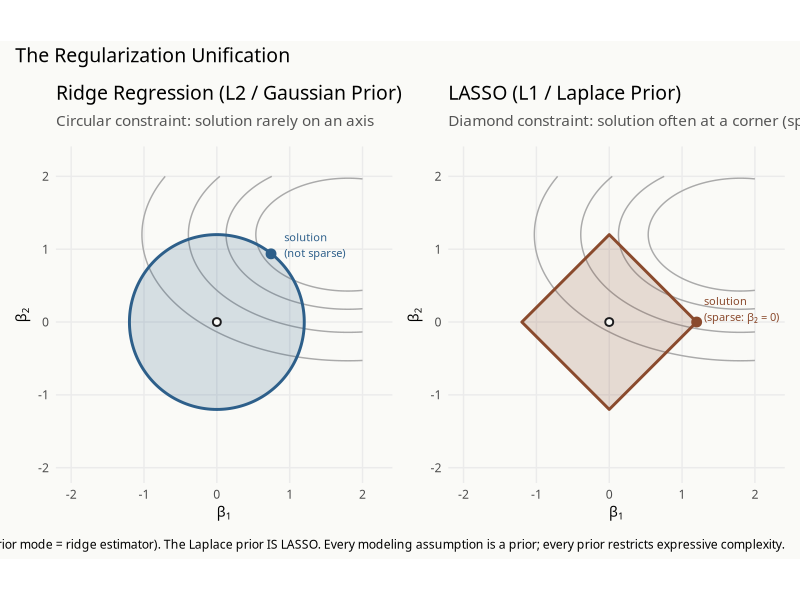
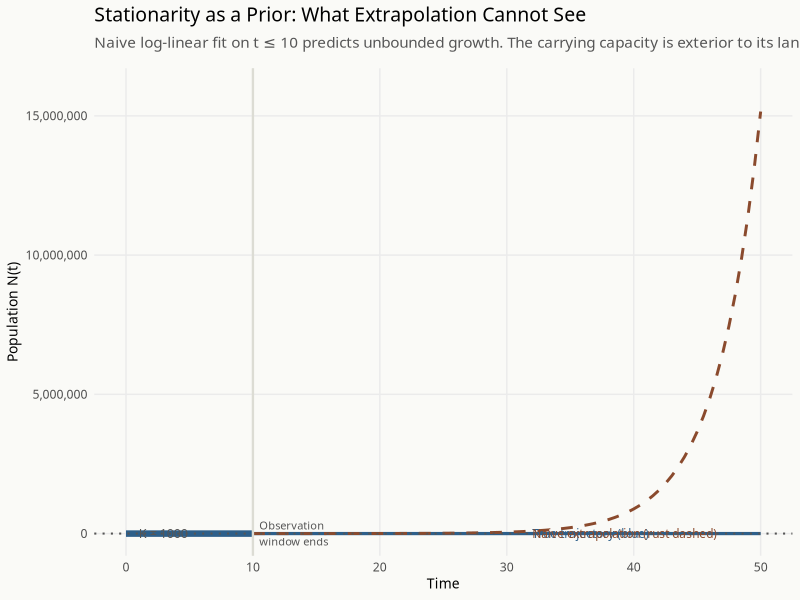
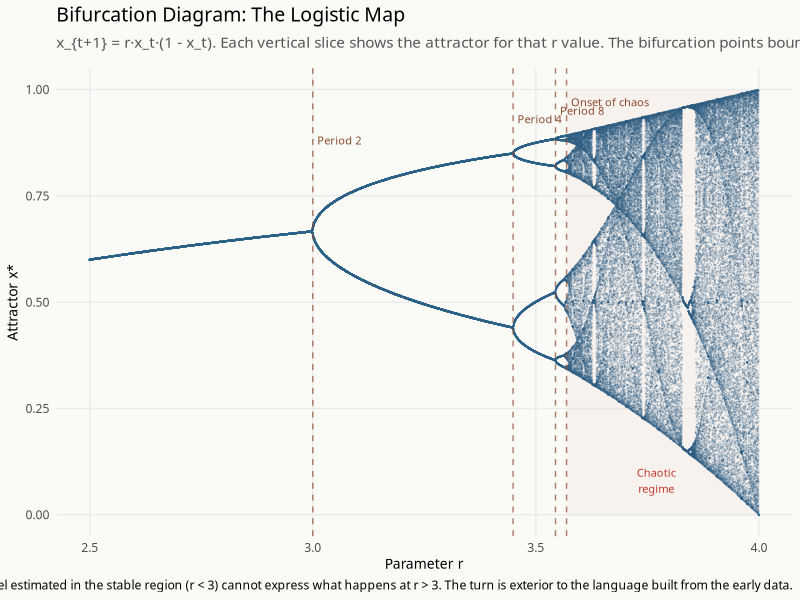
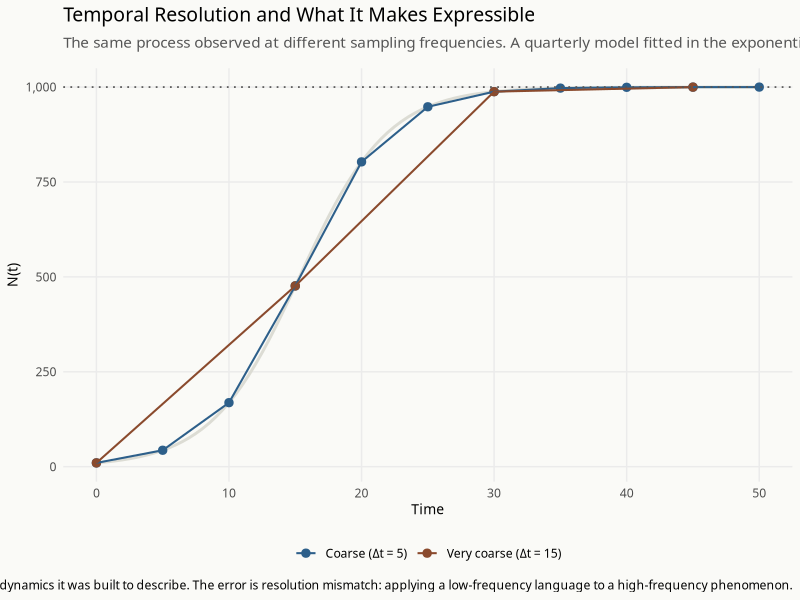
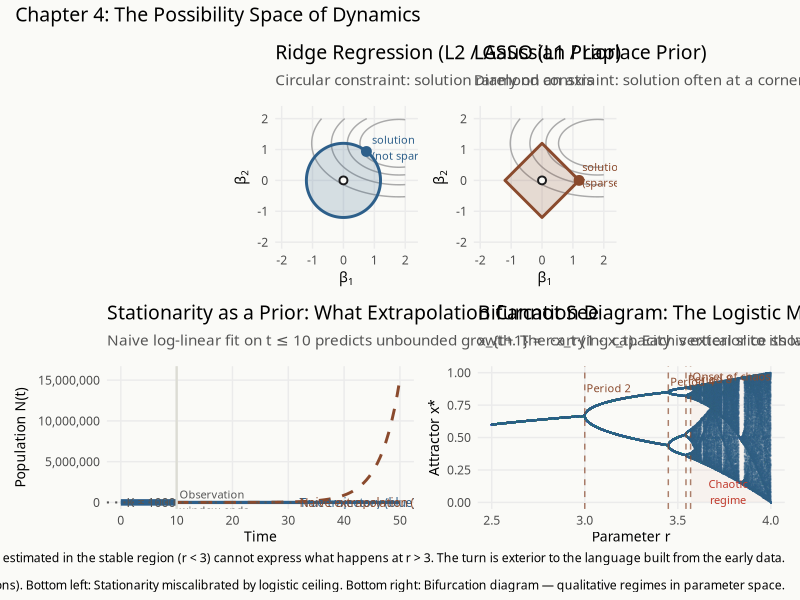

Reproduce these figures in R, in order.
# =============================================================================
# Agent-Based Modeling for Statisticians
# JSM Short Course — Chapter 4: The Possibility Space of Dynamics
#
# This script illustrates the philosophical arguments of the course's
# concluding chapter with R visualizations. There is almost no new modeling
# apparatus — the tools here are in service of an argument about what all
# the preceding models share, and what that implies for how statisticians
# should think about the scope of any model's conclusions.
#
# Three visualizations:
#   1. Regularization unification: ridge (L2) and LASSO (L1) penalty geometry
#      as Gaussian and Laplace priors — the same restriction, three descriptions.
#   2. Stationarity as a prior: logistic growth with a naive extrapolation
#      that cannot see the carrying capacity.
#   3. Bifurcation diagram of the logistic map: the possibility space
#      visible in the parameter dimension.
#
# Author: John Lynham
# Course: Agent-Based Modeling for Statisticians, JSM 2025
# =============================================================================


# =============================================================================
# SETUP
# =============================================================================

library(tidyverse)   # data manipulation and ggplot2
library(deSolve)     # ODE solver (logistic growth)
library(patchwork)   # compositing multiple ggplot2 panels


# Custom theme (self-contained)
course_theme <- theme_minimal(base_family = "Source Serif 4") +
  theme(
    plot.title       = element_text(family = "Raleway", face = "plain",
                                    size = 14, margin = margin(b = 8)),
    plot.subtitle    = element_text(family = "Source Serif 4", size = 11,
                                    color = "#555555", margin = margin(b = 12)),
    axis.title       = element_text(family = "Source Serif 4", size = 10),
    legend.position  = "bottom",
    panel.grid.minor = element_blank(),
    plot.background  = element_rect(fill = "#FAFAF7", color = NA)
  )

theme_set(course_theme)


# =============================================================================
# SECTION 4.2: THE REGULARIZATION UNIFICATION
# =============================================================================
# A Gaussian prior on regression coefficients produces ridge regression exactly.
# A Laplace prior produces LASSO exactly. These are not analogies — they are
# the same constraint written in two languages.
#
# The geometry makes this concrete: on a 2D coefficient plane, the feasible
# region defined by an L2 penalty (||beta||_2 <= t) is a disk (Gaussian prior
# contours); the feasible region defined by an L1 penalty (||beta||_1 <= t)
# is a diamond (Laplace prior contours). The L1 diamond has corners on the axes,
# which is why LASSO produces sparse solutions — the constraint is more likely
# to touch the loss contours at a corner, where one coefficient is zero.
#
# This is not a new observation. But naming it — every modeling assumption is
# a prior, every prior restricts expressive complexity — is the bridge from
# the statistical toolbox to the ABM framework.

# Build a grid of (beta1, beta2) values for visualizing penalty contours

beta_grid <- expand.grid(
  beta1 = seq(-2, 2, length.out = 300),
  beta2 = seq(-2, 2, length.out = 300)
) %>%
  as_tibble() %>%
  mutate(
    l1_norm = abs(beta1) + abs(beta2),     # L1 (LASSO / Laplace prior)
    l2_norm = sqrt(beta1^2 + beta2^2),     # L2 (Ridge / Gaussian prior)
    # Posterior density contours for visualization
    # Gaussian prior: log-density proportional to -lambda * (beta1^2 + beta2^2)
    log_gaussian = -(beta1^2 + beta2^2),
    # Laplace prior: log-density proportional to -lambda * (|beta1| + |beta2|)
    log_laplace  = -(abs(beta1) + abs(beta2))
  )

# Constraint boundary values (penalty budget)
# These define the feasible sets for ridge and LASSO at the same "budget" t
t_ridge <- 1.2   # L2 constraint: ||beta||_2 <= t_ridge (disk)
t_lasso <- 1.2   # L1 constraint: ||beta||_1 <= t_lasso (diamond)

# Build the constraint boundary curves explicitly
# Ridge (L2): a circle of radius t_ridge
theta_seq <- seq(0, 2 * pi, length.out = 500)
ridge_boundary <- tibble(
  beta1 = t_ridge * cos(theta_seq),
  beta2 = t_ridge * sin(theta_seq),
  type  = "Ridge (L2 / Gaussian prior)"
)

# LASSO (L1): a diamond (rotated square) with vertices at (+/-t_lasso, 0) and (0, +/-t_lasso)
# Parameterize using the L1 unit ball corners
lasso_boundary <- tibble(
  beta1 = c( t_lasso,  0,        -t_lasso,  0,         t_lasso),
  beta2 = c( 0,        t_lasso,   0,        -t_lasso,   0),
  type  = "LASSO (L1 / Laplace prior)"
)

# Construct a hypothetical loss function (OLS sum-of-squares ellipse)
# centered away from origin to make the geometry visible
# Loss: (beta1 - 1.8)^2 / 0.4 + (beta2 - 1.2)^2 / 0.15
beta_grid <- beta_grid %>%
  mutate(
    loss = (beta1 - 1.8)^2 / 0.4 + (beta2 - 1.2)^2 / 0.15
  )

# Loss contour values for display
loss_levels <- c(4, 7, 12, 20)

# -- Ridge plot --
p_ridge <- ggplot() +
  # Loss function contours (the OLS ellipses)
  geom_contour(
    data    = beta_grid,
    mapping = aes(x = beta1, y = beta2, z = loss),
    breaks  = loss_levels,
    color   = "#AAAAAA",
    linewidth = 0.5
  ) +
  # Ridge constraint: filled disk
  geom_polygon(
    data    = ridge_boundary,
    mapping = aes(x = beta1, y = beta2),
    fill    = "#2D5F8A",
    alpha   = 0.18,
    color   = "#2D5F8A",
    linewidth = 1.0
  ) +
  # Mark origin (the "all-zero" solution)
  annotate("point", x = 0, y = 0, size = 2, shape = 21,
           fill = "#FAFAF7", color = "#1C1C1E", stroke = 1) +
  # The solution (where the constraint boundary touches the innermost loss contour)
  # For ridge: the tangency point is typically NOT on an axis
  annotate("point", x = t_ridge * 0.62, y = t_ridge * 0.78, size = 3,
           color = "#2D5F8A") +
  annotate("text",  x = t_ridge * 0.62 + 0.18, y = t_ridge * 0.78 + 0.12,
           label = "solution\n(not sparse)", hjust = 0,
           family = "Source Serif 4", size = 2.8, color = "#2D5F8A") +
  coord_equal(xlim = c(-2, 2.2), ylim = c(-2, 2.2)) +
  labs(
    title    = "Ridge Regression (L2 / Gaussian Prior)",
    subtitle = "Circular constraint: solution rarely on an axis",
    x        = expression(beta[1]),
    y        = expression(beta[2])
  )

# -- LASSO plot --
p_lasso <- ggplot() +
  # Loss function contours
  geom_contour(
    data    = beta_grid,
    mapping = aes(x = beta1, y = beta2, z = loss),
    breaks  = loss_levels,
    color   = "#AAAAAA",
    linewidth = 0.5
  ) +
  # LASSO constraint: diamond
  geom_polygon(
    data    = lasso_boundary,
    mapping = aes(x = beta1, y = beta2),
    fill    = "#8A4A2D",
    alpha   = 0.18,
    color   = "#8A4A2D",
    linewidth = 1.0
  ) +
  annotate("point", x = 0, y = 0, size = 2, shape = 21,
           fill = "#FAFAF7", color = "#1C1C1E", stroke = 1) +
  # The LASSO solution tends to land at a corner (one coefficient = 0)
  annotate("point", x = t_lasso, y = 0, size = 3, color = "#8A4A2D") +
  annotate("text",  x = t_lasso + 0.1, y = 0.18,
           label = "solution\n(sparse: β₂ = 0)", hjust = 0,
           family = "Source Serif 4", size = 2.8, color = "#8A4A2D") +
  coord_equal(xlim = c(-2, 2.2), ylim = c(-2, 2.2)) +
  labs(
    title    = "LASSO (L1 / Laplace Prior)",
    subtitle = "Diamond constraint: solution often at a corner (sparsity)",
    x        = expression(beta[1]),
    y        = expression(beta[2])
  )

p_regularization <- p_ridge + p_lasso +
  plot_annotation(
    title   = "The Regularization Unification",
    caption = paste0(
      "The Gaussian prior IS ridge regression (posterior mode = ridge estimator). ",
      "The Laplace prior IS LASSO. ",
      "Every modeling assumption is a prior; every prior restricts expressive complexity."
    )
  )

print(p_regularization)


# =============================================================================
# SECTION 4.3: STATIONARITY AS A PRIOR — THE LOGISTIC GROWTH FAILURE
# =============================================================================
# Stationarity is a prior. It asserts that the spectral structure of the
# data-generating process is stable across time — that the past is informative
# about the future in a particular strong sense. When the system is capable
# of bifurcation, this prior is miscalibrated in exactly the way a Gaussian
# prior is miscalibrated when the true signal is sparse: the language simply
# does not have the words for what is about to happen.
#
# The logistic growth example makes this concrete. A process in its
# exponential phase looks like unbounded growth to any stationary time series
# model. The carrying capacity is exterior to the model's language — not
# uncertain, not unestimated, but grammatically forbidden by the stationarity
# assumption.

set.seed(2025)   # seed before any stochastic draws

K  <- 1000   # carrying capacity (the ceiling the naive model cannot see)
r  <- 0.3    # intrinsic growth rate
N0 <- 10     # initial population size

# Time grid for full logistic trajectory
times_logistic <- seq(0, 50, by = 0.5)

# Analytic solution: N(t) = K / (1 + ((K - N0)/N0) * exp(-r*t))
# No need for ODE solver here — the logistic has a closed form.
N_logistic <- K / (1 + ((K - N0) / N0) * exp(-r * times_logistic))

logistic_df <- tibble(t = times_logistic, N = N_logistic, source = "True trajectory")


# "Observe" only the first 10 time units (the exponential phase).
# In this window the growth looks linear on a log scale, and the carrying
# capacity is invisible — it has not yet constrained the dynamics.
obs_window <- 10
obs_df     <- filter(logistic_df, t <= obs_window)

cat("Logistic growth — observed window (t <= ", obs_window, "):\n")
cat("  Min N: ", round(min(obs_df$N), 1), "\n")
cat("  Max N: ", round(max(obs_df$N), 1), "\n")
cat("  As fraction of K:", round(max(obs_df$N) / K, 3), "\n")
# The system has barely begun to decelerate — a stationary log-linear model
# will estimate strong exponential growth and extrapolate accordingly.


# Fit a log-linear (exponential) model to the observed window.
# This is the stationarity assumption made explicit: the growth rate
# in the observed window will continue indefinitely.
lm_fit <- lm(log(N) ~ t, data = obs_df)

cat("\nLog-linear fit on observed window:\n")
cat("  Intercept (log scale): ", round(coef(lm_fit)[1], 4), "\n")
cat("  Slope (growth rate):   ", round(coef(lm_fit)[2], 4), "\n")
cat("  True r:                ", r, "\n")
# The estimated growth rate will be close to r — but the model has no
# mechanism to know that growth will stop.


# Generate predictions from the naive model beyond the observation window
pred_times <- seq(obs_window, max(times_logistic), by = 0.5)
pred_df    <- tibble(
  t      = pred_times,
  # exp() converts from log scale back to original scale
  N      = exp(predict(lm_fit, newdata = tibble(t = pred_times))),
  source = "Naive extrapolation (stationarity assumption)"
)


# Combine for plotting
plot_df <- bind_rows(
  logistic_df,
  obs_df %>% mutate(source = "Observed window"),
  pred_df
) %>%
  mutate(
    source = factor(source, levels = c(
      "True trajectory",
      "Observed window",
      "Naive extrapolation (stationarity assumption)"
    ))
  )

# Vertical line marking end of observation window
p_logistic <- ggplot() +
  # True trajectory
  geom_line(
    data    = filter(plot_df, source == "True trajectory"),
    mapping = aes(x = t, y = N),
    color   = "#2D5F8A",
    linewidth = 1.1
  ) +
  # Observed data (thick, solid)
  geom_line(
    data      = filter(plot_df, source == "Observed window"),
    mapping   = aes(x = t, y = N),
    color     = "#2D5F8A",
    linewidth = 2.2
  ) +
  # Naive extrapolation (dashed rust)
  geom_line(
    data      = filter(plot_df, source == "Naive extrapolation (stationarity assumption)"),
    mapping   = aes(x = t, y = N),
    color     = "#8A4A2D",
    linewidth  = 1.0,
    linetype   = "dashed"
  ) +
  # Horizontal line at carrying capacity K
  geom_hline(yintercept = K, linetype = "dotted",
             color = "#555555", linewidth = 0.7) +
  annotate("text", x = 1, y = K + 30, label = paste0("K = ", K),
           hjust = 0, family = "Source Serif 4", size = 3.2, color = "#555555") +
  # Vertical line at observation cutoff
  geom_vline(xintercept = obs_window, linetype = "solid",
             color = "#DCDCD4", linewidth = 0.8) +
  annotate("text", x = obs_window + 0.5, y = 80, label = "Observation\nwindow ends",
           hjust = 0, family = "Source Serif 4", size = 2.8, color = "#555555") +
  # Manual legend via annotate
  annotate("text", x = 32, y = 750,
           label = "True trajectory (blue)", hjust = 0,
           family = "Source Serif 4", size = 3, color = "#2D5F8A") +
  annotate("text", x = 32, y = 690,
           label = "Naive extrapolation (rust dashed)", hjust = 0,
           family = "Source Serif 4", size = 3, color = "#8A4A2D") +
  scale_y_continuous(limits = c(0, max(pred_df$N) * 1.05),
                     labels = scales::label_comma()) +
  labs(
    title    = "Stationarity as a Prior: What Extrapolation Cannot See",
    subtitle = paste0(
      "Naive log-linear fit on t ≤ ", obs_window,
      " predicts unbounded growth. The carrying capacity is exterior to its language."
    ),
    x = "Time",
    y = "Population N(t)"
  )

print(p_logistic)


# =============================================================================
# SECTION 4.4: BIFURCATION DIAGRAM — THE POSSIBILITY SPACE
# =============================================================================
# The logistic map x_{t+1} = r * x_t * (1 - x_t) is perhaps the canonical
# example of how a simple rule produces qualitatively different dynamics
# depending on a single parameter. For r in [1, 3]: stable fixed point.
# For r in (3, 3.45): period-2 oscillation. Then period-4, period-8...
# then chaos. The system does not merely change quantitatively — it
# changes regime. The bifurcation points are the boundaries of the
# possibility space.
#
# This is the spatial analogue of the mean-field failure: just as network
# topology is exterior to the ODE's language, regime change is exterior to
# a stationarity prior. A time series model estimated in the stable region
# cannot express what happens at the bifurcation.

# Iterate the logistic map for each r value to find its attractor(s).
# The standard approach: discard n_burn transient iterations (burn-in),
# then collect n_collect steady-state values.

logistic_map_attractor <- function(r_val,
                                    n_burn    = 1000,  # iterations to discard (transient)
                                    n_collect = 200) { # iterations to keep (attractor)

  x <- 0.5   # starting value (arbitrary interior point)

  # Burn-in: let transients die out
  for (i in seq_len(n_burn)) {
    x <- r_val * x * (1 - x)
  }

  # Collect attractor points
  xs <- numeric(n_collect)
  for (i in seq_len(n_collect)) {
    x    <- r_val * x * (1 - x)
    xs[i] <- x
  }

  # Return a tibble: r value paired with all collected x values
  tibble(r = r_val, x = xs)
}

# Sweep r from 2.5 to 4.0
# - [2.5, 3.0]: stable fixed point (single attractor)
# - (3.0, 3.45): period-2 oscillation (two attractor points)
# - (3.45, 3.54): period-4
# - ... period-doubling cascade to chaos
# - (3.57, 4.0): chaotic regime (with windows of order)

set.seed(2025)   # seed before iteration (not stochastic here, but for reproducibility)

r_vals        <- seq(2.5, 4.0, length.out = 1200)   # fine grid over r
bifurcation_df <- map_dfr(r_vals, logistic_map_attractor)

# Annotate the key bifurcation thresholds
bifurcation_thresholds <- tibble(
  r_val = c(3.0, 3.449, 3.544, 3.5688),
  label = c("Period 2", "Period 4", "Period 8", "Onset of chaos"),
  y_pos = c(0.88, 0.93, 0.95, 0.97)   # vertical position for labels
)

p_bifurcation <- ggplot(bifurcation_df, aes(x = r, y = x)) +
  geom_point(size = 0.05, alpha = 0.15, color = "#2D5F8A") +
  # Vertical lines at bifurcation thresholds
  geom_vline(
    data    = bifurcation_thresholds,
    mapping = aes(xintercept = r_val),
    color   = "#8A4A2D",
    linewidth = 0.5,
    linetype = "dashed",
    alpha    = 0.7
  ) +
  # Labels at bifurcation thresholds
  geom_text(
    data    = bifurcation_thresholds,
    mapping = aes(x = r_val + 0.01, y = y_pos, label = label),
    hjust   = 0,
    size    = 2.8,
    family  = "Source Serif 4",
    color   = "#8A4A2D"
  ) +
  # Shade the chaotic region
  annotate("rect",
           xmin = 3.57, xmax = 4.0,
           ymin = 0,    ymax = 1,
           fill = "#C0392B", alpha = 0.04) +
  annotate("text", x = 3.77, y = 0.08, label = "Chaotic\nregime",
           hjust = 0.5, family = "Source Serif 4", size = 2.8,
           color = "#C0392B") +
  labs(
    title    = "Bifurcation Diagram: The Logistic Map",
    subtitle = paste0(
      "x_{t+1} = r·x_t·(1 - x_t). Each vertical slice shows the attractor for that r value. ",
      "The bifurcation points bound qualitatively distinct regimes."
    ),
    x = "Parameter r",
    y = "Attractor x*",
    caption = paste0(
      "A model estimated in the stable region (r < 3) cannot express what happens ",
      "at r > 3. The turn is exterior to the language built from the early data."
    )
  )

print(p_bifurcation)


# =============================================================================
# SECTION 4.5: THE STATISTICIAN'S CHECKLIST
# =============================================================================
# The checklist question is not answered with a visualization. It is the
# organizing principle for interpreting everything that came before.
#
# At what resolution is this model working, and is the phenomenon I care about
# expressible at that resolution?
#
# The ABM is not the answer to every question it raises. It is evidence that:
#   - the resolution choice is a choice,
#   - the language restriction is a restriction, and
#   - richer expressive resources exist when the phenomenon demands them.
#
# The tools are harder. The answers are less clean.
# They are more likely to be true.

# A final visualization: show the same logistic growth trajectory at three
# "observation resolutions" — fine (observing every timestep), coarse
# (observing every 5 timesteps), and very coarse (every 15 timesteps).
# Each resolution makes different features visible and different features
# inexpressible.

times_full   <- seq(0, 50, by = 0.5)
N_full       <- K / (1 + ((K - N0) / N0) * exp(-r * times_full))
full_df      <- tibble(t = times_full, N = N_full, resolution = "Full (Δt = 0.5)")

# Coarse sampling: every 5th time unit
coarse_df <- full_df %>%
  filter(t %% 5 == 0) %>%
  mutate(resolution = "Coarse (Δt = 5)")

# Very coarse: every 15th time unit
vcoarse_df <- full_df %>%
  filter(t %% 15 == 0) %>%
  mutate(resolution = "Very coarse (Δt = 15)")

resolution_df <- bind_rows(full_df, coarse_df, vcoarse_df) %>%
  mutate(
    resolution = factor(resolution,
                        levels = c("Full (Δt = 0.5)",
                                   "Coarse (Δt = 5)",
                                   "Very coarse (Δt = 15)"))
  )

p_resolution <- ggplot(resolution_df, aes(x = t, y = N, color = resolution)) +
  # Full trajectory as background
  geom_line(
    data    = filter(resolution_df, resolution == "Full (Δt = 0.5)"),
    mapping = aes(x = t, y = N),
    color   = "#DCDCD4",
    linewidth = 1.0
  ) +
  # Coarse and very coarse as points connected by lines
  geom_point(
    data    = filter(resolution_df, resolution != "Full (Δt = 0.5)"),
    mapping = aes(x = t, y = N, color = resolution),
    size    = 2.5
  ) +
  geom_line(
    data    = filter(resolution_df, resolution != "Full (Δt = 0.5)"),
    mapping = aes(x = t, y = N, color = resolution),
    linewidth = 0.7
  ) +
  geom_hline(yintercept = K, linetype = "dotted",
             color = "#555555", linewidth = 0.6) +
  scale_color_manual(
    values = c(
      "Full (Δt = 0.5)"       = "#DCDCD4",
      "Coarse (Δt = 5)"       = "#2D5F8A",
      "Very coarse (Δt = 15)" = "#8A4A2D"
    ),
    breaks = c("Coarse (Δt = 5)", "Very coarse (Δt = 15)")
  ) +
  scale_y_continuous(labels = scales::label_comma()) +
  labs(
    title    = "Temporal Resolution and What It Makes Expressible",
    subtitle = paste0(
      "The same process observed at different sampling frequencies. ",
      "A quarterly model fitted in the exponential phase cannot see the ceiling."
    ),
    x     = "Time",
    y     = "N(t)",
    color = NULL,
    caption = paste0(
      "Coarse resolution is not wrong about the dynamics it was built to describe. ",
      "The error is resolution mismatch: applying a low-frequency language to a high-frequency phenomenon."
    )
  )

print(p_resolution)


# =============================================================================
# SUMMARY FIGURE
# =============================================================================

p_ch4_summary <- (p_regularization) / (p_logistic | p_bifurcation) +
  plot_annotation(
    title   = "Chapter 4: The Possibility Space of Dynamics",
    caption = paste0(
      "Top: Regularization = Bayesian prior (same constraint, two descriptions). ",
      "Bottom left: Stationarity miscalibrated by logistic ceiling. ",
      "Bottom right: Bifurcation diagram — qualitative regimes in parameter space."
    )
  )

print(p_ch4_summary)

# =============================================================================
# END OF CHAPTER 4
# =============================================================================
